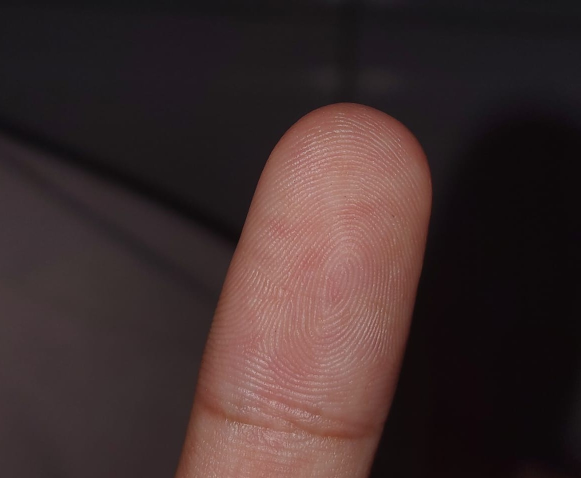
#> input picture backend/example finger path/finger example.jpeg, 1161 x 956 px (shown at 1/2 size)
$ python -i preprocessing.py   (imports and definitions only)   (older library calls are emulated)
#> lines starting #> are read from the running program, lines starting #| are printed output that depends on the picture; after the words box and inside, x2 and y2 are one past the last pixel; in counts of white or black regions, pixels touching at a corner belong together
"""Fingerprint preprocessing — forensic enhancement pipeline.

Pipeline (produces crisp black-ridge-on-white image like an ink stamp):
  1. Grayscale conversion
  2. Resize to 512×512 (normalise sensor differences)
  3. CLAHE  (contrast-limited adaptive histogram equalisation)
  4. Gabor filter bank (8 orientations) — ridge enhancement
  5. Bilateral denoising (edge-preserving)
  6. Sauvola adaptive thresholding — binary output
  7. Morphological closing — fill small ridge gaps
  8. Polarity normalisation — ensure ridges are black (0) on white (255)

References: FR-07 in PRD.
"""
from __future__ import annotations

import cv2
import numpy as np


TARGET_SIZE = 512   # pixels — stored image is always 512×512


class FingerprintPreprocessor:
    """Operates on grayscale numpy arrays (uint8)."""

    def __init__(
        self,
        clahe_clip_limit: float = 5.0,
        clahe_tile_size: int = 8,
        bilateral_d: int = 7,
        bilateral_sigma_color: float = 50.0,
        bilateral_sigma_space: float = 50.0,
        adaptive_block_size: int = 41,
        adaptive_c: float = 4.0,
    ) -> None:
        self.clahe_clip_limit = clahe_clip_limit
        self.clahe_tile_size = clahe_tile_size
        self.bilateral_d = bilateral_d
        self.bilateral_sigma_color = bilateral_sigma_color
        self.bilateral_sigma_space = bilateral_sigma_space
        self.adaptive_block_size = adaptive_block_size
        self.adaptive_c = adaptive_c

    # ── helpers ────────────────────────────────────────────────────────────

    @staticmethod
    def to_grayscale(image: np.ndarray) -> np.ndarray:
        if image.ndim == 2:
            return image
        if image.shape[2] == 4:
            image = cv2.cvtColor(image, cv2.COLOR_BGRA2BGR)
        # Extract Red channel (channel 2 in BGR) to suppress red blood spots / stains (noise).
        # Since blood/red spots appear bright in the Red channel, they merge with
        # the bright background skin, leaving only the neutral ridges as dark details.
        return image[:, :, 2]

    @staticmethod
    def resize_to_target(image: np.ndarray, size: int = TARGET_SIZE) -> np.ndarray:
        """Resize to size×size keeping aspect ratio, pad with white if needed."""
        h, w = image.shape[:2]
        scale = size / max(h, w)
        new_w = int(w * scale)
        new_h = int(h * scale)
        resized = cv2.resize(image, (new_w, new_h), interpolation=cv2.INTER_LANCZOS4)
        # Pad to square with white (255)
        canvas = np.full((size, size), 255, dtype=np.uint8)
        y_off = (size - new_h) // 2
        x_off = (size - new_w) // 2
        canvas[y_off:y_off + new_h, x_off:x_off + new_w] = resized
        return canvas

    # ── pipeline steps ─────────────────────────────────────────────────────

    # [38 lines left out: functions recenter_fingerprint, apply_gamma_correction, not called in this run]

    def apply_clahe(self, image: np.ndarray) -> np.ndarray:
        clahe = cv2.createCLAHE(
            clipLimit=self.clahe_clip_limit,
            tileGridSize=(self.clahe_tile_size, self.clahe_tile_size),
        )
        return clahe.apply(image)

    def apply_gabor_enhancement(self, image: np.ndarray) -> np.ndarray:
        """Apply a bank of Gabor filters at 8 orientations to enhance ridges.

        Gabor filters are oriented band-pass filters tuned to fingerprint ridge
        frequency (~500 µm spacing at 500 dpi → frequency ≈ 0.1 cycles/px at 512 px).
        """
        ksize = 21          # kernel size (pixels)
        sigma = 4.0         # Gaussian envelope width
        frequency = 0.1     # ridge frequency in cycles/pixel
        gamma = 0.5         # aspect ratio

        img_float = image.astype(np.float32)
        accumulator = np.zeros_like(img_float)

        for angle_deg in range(0, 180, 22):   # 8 orientations: 0°…157°
            theta = np.deg2rad(angle_deg)
            kernel = cv2.getGaborKernel(
                ksize=(ksize, ksize),
                sigma=sigma,
                theta=theta,
                lambd=1.0 / frequency,
                gamma=gamma,
                psi=0,
                ktype=cv2.CV_32F,
            )
            kernel /= kernel.sum() if kernel.sum() != 0 else 1.0
            filtered = cv2.filter2D(img_float, cv2.CV_32F, kernel)
            accumulator = np.maximum(accumulator, filtered)

        # Normalise back to [0, 255] uint8
        cv2.normalize(accumulator, accumulator, 0, 255, cv2.NORM_MINMAX)
        return accumulator.astype(np.uint8)

    def denoise_bilateral(self, image: np.ndarray) -> np.ndarray:
        return cv2.bilateralFilter(
            image,
            d=self.bilateral_d,
            sigmaColor=self.bilateral_sigma_color,
            sigmaSpace=self.bilateral_sigma_space,
        )

    def apply_adaptive_threshold(self, image: np.ndarray) -> np.ndarray:
        """Gaussian adaptive thresholding matching tap finger's high-fidelity output.

        Uses THRESH_BINARY_INV so white ridges (255) are foreground and black valleys (0) are background.
        This enables proper morphological operations on the ridges.
        """
        block_size = self.adaptive_block_size
        if block_size % 2 == 0:
            block_size += 1

        out_inv = cv2.adaptiveThreshold(
            image,
            255,
            cv2.ADAPTIVE_THRESH_GAUSSIAN_C,
            cv2.THRESH_BINARY_INV,
            block_size,
            self.adaptive_c,
        )
        return out_inv

    # [17 lines left out: functions apply_morphological_cleanup, ensure_black_ridges_on_white, not called in this run]

    # ── main entry point ───────────────────────────────────────────────────

    def preprocess_fingerprint(self, image: np.ndarray) -> dict:
        """Full forensic enhancement pipeline.

        Returns dict with intermediate stages for debugging and the final
        enhanced binary image under the key ``enhanced_binary``.
        """
        gray = self.to_grayscale(image)

        # 1. The mobile app already crops the image tightly to the guide ROI.
        # We bypass recenter_fingerprint to prevent it from accidentally cropping
        # valid ridges due to flash shadows.
        # recentered = self.recenter_fingerprint(gray)

        # 2. Resize to 512x512 (resize_to_target automatically pads it to a square with white margins)
        resized = self.resize_to_target(gray, TARGET_SIZE)

        # --- Overexposure guard ---
        mean_brightness = float(resized.mean())
        if mean_brightness > 210:
            resized = self.apply_gamma_correction(resized, gamma=0.45)
        elif mean_brightness < 60:
            resized = self.apply_gamma_correction(resized, gamma=1.8)

        # 3. Enhance & Denoise
        clahe_img = self.apply_clahe(resized)
        denoised_base = self.denoise_bilateral(clahe_img)

        # Contrast stretching: clip 2% and 98% percentiles and stretch to [0, 255]
        p2, p98 = np.percentile(denoised_base, (2, 98))
        denoised_stretched = np.clip(denoised_base, p2, p98)
        denoised_stretched = ((denoised_stretched - p2) / (p98 - p2 + 1e-6) * 255.0).astype(np.uint8)

        # Unsharp masking to make the ridge lines bold and sharp
        blurred = cv2.GaussianBlur(denoised_stretched, (0, 0), 2.0)
        sharpened = cv2.addWeighted(denoised_stretched, 2.0, blurred, -1.0, 0)

        # 2x2 grayscale erosion to thicken the dark ridges (valleys are white, ridges are black)
        kernel_2x2 = np.ones((2, 2), np.uint8)
        eroded = cv2.erode(sharpened, kernel_2x2, iterations=1)

        # Apply midtone darkening curve (y = x^1.8 / 255^0.8) to make ridges blacker/bolder
        lut_dark = np.array([((i / 255.0) ** 1.8) * 255 for i in range(256)], dtype=np.uint8)
        darkened = cv2.LUT(eroded, lut_dark)

        # Final contrast stretching to keep background white and ridges high contrast
        p2, p98 = np.percentile(darkened, (2, 98))
        denoised = np.clip(darkened, p2, p98)
        denoised = ((denoised - p2) / (p98 - p2 + 1e-6) * 255.0).astype(np.uint8)

        # We still run Gabor internally only to compute the ridge texture score
        gabor_img = self.apply_gabor_enhancement(clahe_img)

        # 4. Center Position Score (Check darkest ridge pixels in 3 vertical zones)
        w = TARGET_SIZE
        left_zone = gabor_img[:, 0:w//3].sum()
        center_zone = gabor_img[:, w//3:2*w//3].sum()
        right_zone = gabor_img[:, 2*w//3:w].sum()
        total = left_zone + center_zone + right_zone + 1e-6
        center_ratio = center_zone / total

        # if perfectly balanced, center_ratio is 0.33. If ridge is centered, it's > 0.4
        # map 0.33 -> 50, 0.5 -> 100
        center_position_score = min(100.0, max(0.0, (center_ratio - 0.25) * 400.0))

        # 5. Ridge Texture Score (Gabor response strength)
        ridge_texture_score = min(100.0, (float(gabor_img.mean()) / 128.0) * 100.0)

        # 6. Finalize Binary (Gaussian adaptive threshold on the clean denoised CLAHE image)
        # Using THRESH_BINARY_INV so white ridges (255) are foreground and black valleys (0) are background
        binarized_inv = self.apply_adaptive_threshold(denoised)

        # Morphological cleanup on the white ridges (255) foreground image:
        # Closing (cv2.MORPH_CLOSE) closes small gaps/holes in the ridges (foreground)
        kernel = cv2.getStructuringElement(cv2.MORPH_ELLIPSE, (3, 3))
        cleaned_inv = cv2.morphologyEx(binarized_inv, cv2.MORPH_CLOSE, kernel)

        # Invert to standard black ridges on white background
        final = cv2.bitwise_not(cleaned_inv)
        binarized = cv2.bitwise_not(binarized_inv)
        cleaned = final

        return {
            "gray": gray,
            "recentered": gray,
            "resized": resized,
            "enhanced": clahe_img,
            "gabor": gabor_img,
            "denoised": denoised,
            "binarized": binarized,
            "cleaned": cleaned,
            "enhanced_binary": final,
            "scores": {
                "center_position_score": center_position_score,
                "ridge_texture_score": ridge_texture_score
            }
        }


def decode_image(image_bytes: bytes) -> np.ndarray | None:
    arr = np.frombuffer(image_bytes, np.uint8)
    return cv2.imdecode(arr, cv2.IMREAD_COLOR)


# [5 lines left out: function encode_png, not called in this run]

>>> import cv2
>>> picture = cv2.imread('../../example finger path/finger example.jpeg')
#> picture is the input picture: shape (956, 1161, 3); mean B, G, R 44.7, 45, 61.6
>>> result = FingerprintPreprocessor().preprocess_fingerprint(picture)
#> in resize_to_target, `canvas[y_off:y_off + new_h, x_off:x_off + new_w] = resized`:
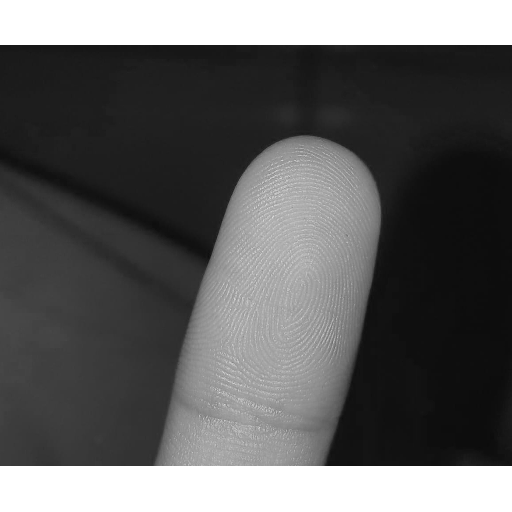
#> canvas: shape (512, 512); min 11, max 255, mean 96
#> in preprocess_fingerprint, `mean_brightness = float(resized.mean())`: mean_brightness = 96.01
#> in apply_clahe, `return clahe.apply(image)`:
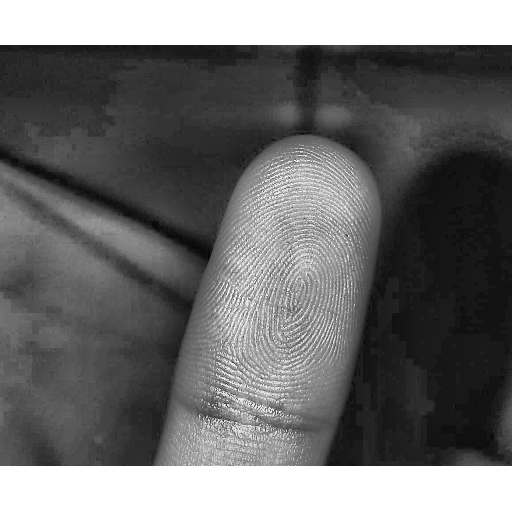
#> returned value: shape (512, 512); min 4, max 255, mean 107.8
#> in preprocess_fingerprint, `p2, p98 = np.percentile(denoised_base, (2, 98))`: p2 = 19; p98 = 255
#> in preprocess_fingerprint, `darkened = cv2.LUT(eroded, lut_dark)`:
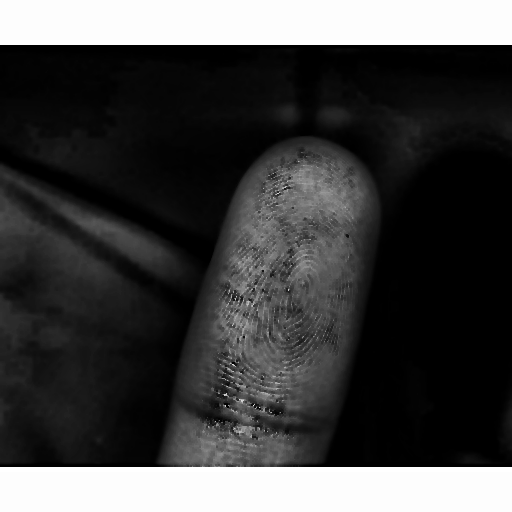
#> darkened: shape (512, 512); min 0, max 255, mean 65.5
#> in preprocess_fingerprint, `p2, p98 = np.percentile(darkened, (2, 98))`: p2 = 0; p98 = 253
#> after the loop in apply_gabor_enhancement, `for angle_deg in range(0, 180, 22):`:
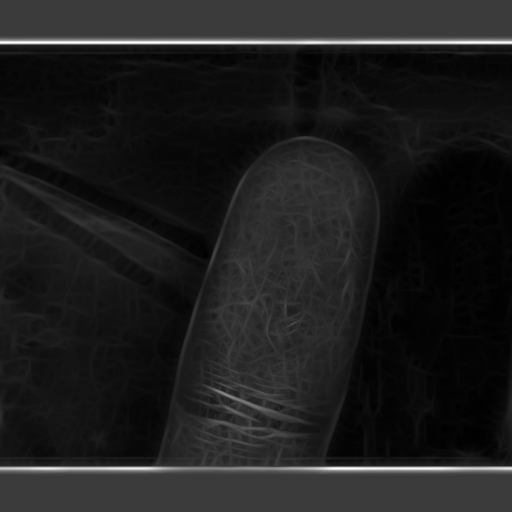
#> accumulator: shape (512, 512) float32; min 11.31, max 1061.9, mean 135.8; drawn with min black and max white
#> after the loop in apply_gabor_enhancement, `for angle_deg in range(0, 180, 22):`:
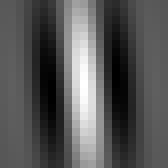
#> kernel: shape (21, 21) float32 (shown 8 times larger); min -0.0782, max 0.158, mean 0.00227; drawn with min black and max white
#> in preprocess_fingerprint, `left_zone = gabor_img[:, 0:w//3].sum()`: left_zone = 2474717
#> in preprocess_fingerprint, `center_zone = gabor_img[:, w//3:2*w//3].sum()`: center_zone = 3378086
#> in preprocess_fingerprint, `right_zone = gabor_img[:, 2*w//3:w].sum()`: right_zone = 1949567
#> in preprocess_fingerprint, `total = left_zone + center_zone + right_zone + 1e-6`: total = 7802370
#> in preprocess_fingerprint, `center_ratio = center_zone / total`: center_ratio = 0.433
#> in preprocess_fingerprint, `center_position_score = min(100.0, max(0.0, (center_ratio - 0.25) * 40..`: center_position_score = 73.18
#> in preprocess_fingerprint, `ridge_texture_score = min(100.0, (float(gabor_img.mean()) / 128.0) * 1..`: ridge_texture_score = 23.25
#> in apply_adaptive_threshold, `out_inv = cv2.adaptiveThreshold( image, 255, cv2.ADAPTIVE_THRESH_GAUSS..`:
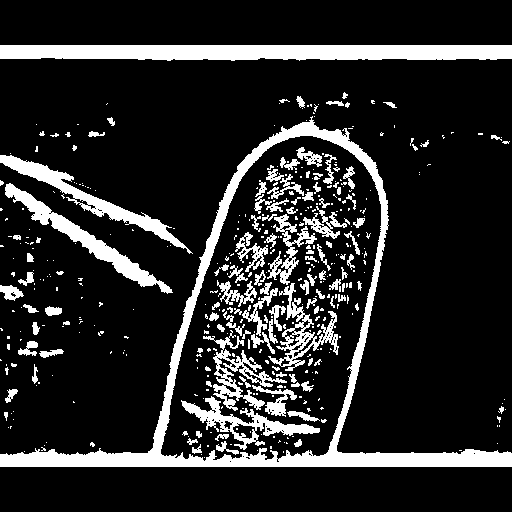
#> out_inv: shape (512, 512); 16% white; 435 white regions (319 under 20 px), largest, box (x1, y1, x2, y2) and area: (0, 116, 512, 467) 13284, (0, 45, 512, 61) 7392, (5, 183, 173, 294) 2598
#> in preprocess_fingerprint, `cleaned_inv = cv2.morphologyEx(binarized_inv, cv2.MORPH_CLOSE, kernel)`:
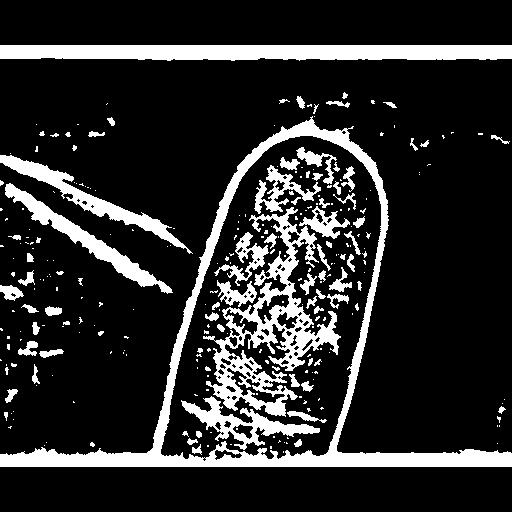
#> cleaned_inv: shape (512, 512); 17.1% white; 274 white regions (188 under 20 px), largest, box (x1, y1, x2, y2) and area: (0, 116, 512, 467) 13578, (203, 207, 341, 417) 7589, (0, 45, 512, 61) 7392
#> result = 10 items
